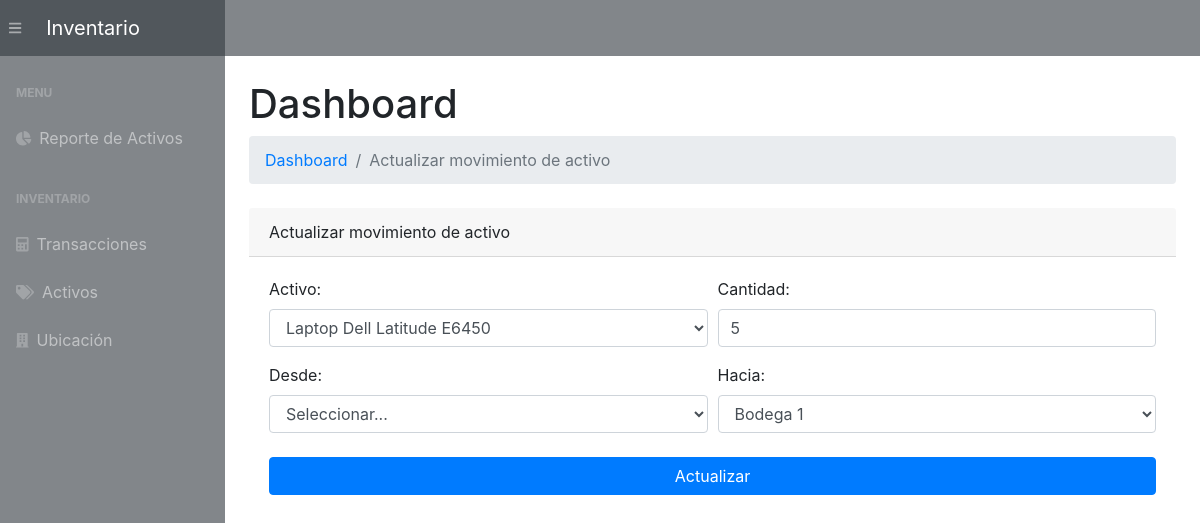
Page /update-movement/1 on the committed database.
### app.py (models this page shows, shortened)
class ProductMovement(db.Model):
    __tablename__   = 'productmovements'
    movement_id     = db.Column(db.Integer, primary_key=True)
    product_id      = db.Column(db.Integer, db.ForeignKey('products.product_id'))
    qty             = db.Column(db.Integer)
    from_location   = db.Column(db.Integer, db.ForeignKey('locations.location_id'))
    to_location     = db.Column(db.Integer, db.ForeignKey('locations.location_id'))
    movement_time   = db.Column(db.DateTime, default=datetime.utcnow)
    product         = db.relationship('Product', foreign_keys=product_id)
    fromLoc         = db.relationship('Location', foreign_keys=from_location)
    toLoc           = db.relationship('Location', foreign_keys=to_location)

class Product(db.Model):
    __tablename__ = 'products'
    product_id      = db.Column(db.String(200), primary_key=True)
    date_created    = db.Column(db.DateTime, default=datetime.utcnow)

class Location(db.Model):
    __tablename__   = 'locations'
    location_id     = db.Column(db.String(200), primary_key=True)
    date_created    = db.Column(db.DateTime, default=datetime.utcnow)

### app.py (the view)
@app.route("/update-movement/<int:id>", methods=["POST", "GET"])
def updateMovement(id):
    movement    = ProductMovement.query.get_or_404(id)
    products    = Product.query.order_by(Product.date_created).all()
    locations   = Location.query.order_by(Location.date_created).all()
    if request.method == "POST":
        movement.product_id  = request.form["productId"]
        movement.qty         = request.form["qty"]
        movement.from_location= request.form["fromLocation"]
        movement.to_location  = request.form["toLocation"]
        try:
            db.session.commit()
            return redirect("/movements/")
        except:
            return "There was an issue while updating the Product Movement"
    else:
        return render_template("update-movement.html", movement=movement, locations=locations, products=products)

### templates/update-movement.html (shortened to what this page needs)
{% extends 'base.html' %}
{% block content %}
<main>
    <div class="container-fluid">
        <h1 class="mt-4">Dashboard</h1>
        <ol class="breadcrumb mb-4">
            <li class="breadcrumb-item"><a href="/">Dashboard</a></li>
            <li class="breadcrumb-item active">Actualizar movimiento de activo</li>
        </ol>
        <div>
            <div class="card-header">Actualizar movimiento de activo</div>
            <div class="card-body">
                <form action="/update-movement/{{movement.movement_id}}" method="POST">
                    <div class="form-row">
                        <div class="col-md-6">
                            <div class="form-group">
                                <label for="productId">Activo: </label>
                                <select id="productId" name="productId" class="form-control">
                                    {% if products|length > 0 %}
                                    {% for product in products %}
                                    <option value="{{product.product_id}}"
                                        {% if product.product_id|string() == movement.product_id %} selected {% endif %}>
                                        {{product.product_id}}
                                    </option>
                                    {% endfor %}
                                    {% endif %}
                                </select>
                            </div>
                        </div>
                        <div class="col-md-6">
                            <div class="form-group">
                                <label for="qty">Cantidad: </label>
                                <input class="form-control" value={{movement.qty}} name="qty" id="qty" type="number" placeholder="Enter Quantity" />
                            </div>
                        </div>
                    </div>
                    <div class="form-row">
                        <div class="col-md-6">
                            <label for="fromLocation">Desde: </label>
                            <select id="fromLocation" class="form-control" name="fromLocation">
                                <option selected value="">Seleccionar...</option>
                            </select>
                        </div>
                        <div class="col-md-6">
                            <label for="toLocation">Hacia: </label>
                            <select id="toLocation" name="toLocation" class="form-control">
                                {% if locations|length > 0 %}
                                {% for location in locations%}
                                <option value="{{location.location_id}}"
                                    {% if location.location_id|string() == movement.to_location %} selected {% endif %}
                                >
                                {{location.location_id}}
                                </option>
                                {% endfor %}
                                {% endif %}
                            </select>
                        </div>
                    </div>
                    <div class="form-group mt-4 mb-0">
                        <input type="submit" class="btn btn-primary btn-block" value="Actualizar" class="btn btn-primary">
                    </div>
                </form>
            </div>
        </div>
    </div>
</main>
{% endblock %}

### rows in the picture
ProductMovement: productId "Laptop Dell Latitude E6450", qty "5", toLocation "Bodega 1"
